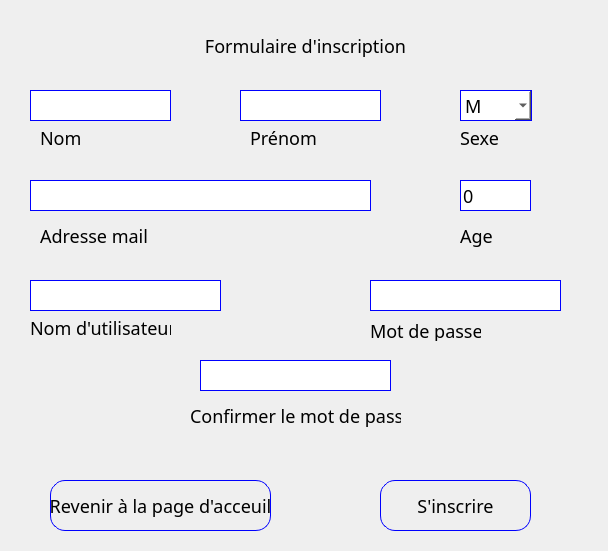
<?xml version="1.0" encoding="UTF-8"?>
<ui version="4.0">
 <class>Inscription</class>
 <widget class="QDialog" name="Inscription">
  <property name="geometry">
   <rect>
    <x>0</x>
    <y>0</y>
    <width>608</width>
    <height>551</height>
   </rect>
  </property>
  <property name="minimumSize">
   <size>
    <width>608</width>
    <height>551</height>
   </size>
  </property>
  <property name="maximumSize">
   <size>
    <width>608</width>
    <height>551</height>
   </size>
  </property>
  <property name="windowTitle">
   <string>Inscription - MyChat</string>
  </property>
  <property name="styleSheet">
   <string notr="true">*
{
	font-family : century-gothic;
	font-size : 18px;
}

QDialog
{
	background : url(:/Images/background.png);
}

QFrame
{
	background : transparent;
	border: none;
}

QToolButton
{
	background : red;
	border-radius: 60px;
}

QLabel
{
	color : black;
	border : none;
}

QPushButton
{
	border : 1px solid blue;
	border-radius : 15px;
	color : black;

}

QPushButton:hover
{
	color : white ;
	background : blue;
}

QLineEdit
{
	color : black;
	background :  white;
	border : 1px solid blue;
}

QSpinBox
{
	border :  1px solid blue;
	background : white;
	color : black;
}

QComboBox
{
	color : black;
	background : white;
	border : 1px solid blue;
}
</string>
  </property>
  <widget class="QFrame" name="frame">
   <property name="geometry">
    <rect>
     <x>10</x>
     <y>20</y>
     <width>591</width>
     <height>511</height>
    </rect>
   </property>
   <property name="font">
    <font>
     <family>century-gothic</family>
     <pointsize>-1</pointsize>
    </font>
   </property>
   <property name="frameShape">
    <enum>QFrame::StyledPanel</enum>
   </property>
   <property name="frameShadow">
    <enum>QFrame::Raised</enum>
   </property>
   <widget class="QLabel" name="label_2">
    <property name="geometry">
     <rect>
      <x>160</x>
      <y>0</y>
      <width>271</width>
      <height>51</height>
     </rect>
    </property>
    <property name="text">
     <string>Formulaire d'inscription</string>
    </property>
    <property name="alignment">
     <set>Qt::AlignCenter</set>
    </property>
   </widget>
   <widget class="QPushButton" name="inscrire">
    <property name="geometry">
     <rect>
      <x>370</x>
      <y>460</y>
      <width>151</width>
      <height>51</height>
     </rect>
    </property>
    <property name="text">
     <string>S'inscrire</string>
    </property>
   </widget>
   <widget class="QLineEdit" name="lineedit_nom">
    <property name="geometry">
     <rect>
      <x>20</x>
      <y>70</y>
      <width>141</width>
      <height>31</height>
     </rect>
    </property>
    <property name="text">
     <string/>
    </property>
    <property name="placeholderText">
     <string/>
    </property>
   </widget>
   <widget class="QLineEdit" name="lineedit_prenom">
    <property name="geometry">
     <rect>
      <x>230</x>
      <y>70</y>
      <width>141</width>
      <height>31</height>
     </rect>
    </property>
    <property name="text">
     <string/>
    </property>
    <property name="placeholderText">
     <string/>
    </property>
   </widget>
   <widget class="QLabel" name="label_6">
    <property name="geometry">
     <rect>
      <x>30</x>
      <y>110</y>
      <width>111</width>
      <height>16</height>
     </rect>
    </property>
    <property name="text">
     <string>Nom</string>
    </property>
   </widget>
   <widget class="QLabel" name="label_7">
    <property name="geometry">
     <rect>
      <x>240</x>
      <y>110</y>
      <width>111</width>
      <height>16</height>
     </rect>
    </property>
    <property name="text">
     <string>Prénom</string>
    </property>
   </widget>
   <widget class="QComboBox" name="combobox_sexe">
    <property name="geometry">
     <rect>
      <x>450</x>
      <y>70</y>
      <width>72</width>
      <height>31</height>
     </rect>
    </property>
    <item>
     <property name="text">
      <string>M</string>
     </property>
    </item>
    <item>
     <property name="text">
      <string>F</string>
     </property>
    </item>
   </widget>
   <widget class="QLabel" name="label_8">
    <property name="geometry">
     <rect>
      <x>450</x>
      <y>110</y>
      <width>51</width>
      <height>16</height>
     </rect>
    </property>
    <property name="text">
     <string>Sexe</string>
    </property>
   </widget>
   <widget class="QSpinBox" name="spinbox_age">
    <property name="geometry">
     <rect>
      <x>450</x>
      <y>160</y>
      <width>71</width>
      <height>31</height>
     </rect>
    </property>
    <property name="buttonSymbols">
     <enum>QAbstractSpinBox::NoButtons</enum>
    </property>
   </widget>
   <widget class="QLabel" name="label_13">
    <property name="geometry">
     <rect>
      <x>450</x>
      <y>200</y>
      <width>51</width>
      <height>31</height>
     </rect>
    </property>
    <property name="text">
     <string>Age</string>
    </property>
   </widget>
   <widget class="QLineEdit" name="lineedit_mail">
    <property name="geometry">
     <rect>
      <x>20</x>
      <y>160</y>
      <width>341</width>
      <height>31</height>
     </rect>
    </property>
    <property name="text">
     <string/>
    </property>
    <property name="placeholderText">
     <string/>
    </property>
   </widget>
   <widget class="QLabel" name="label_14">
    <property name="geometry">
     <rect>
      <x>30</x>
      <y>200</y>
      <width>111</width>
      <height>31</height>
     </rect>
    </property>
    <property name="text">
     <string>Adresse mail</string>
    </property>
   </widget>
   <widget class="QPushButton" name="retour">
    <property name="geometry">
     <rect>
      <x>40</x>
      <y>460</y>
      <width>221</width>
      <height>51</height>
     </rect>
    </property>
    <property name="text">
     <string>Revenir à la page d'acceuil</string>
    </property>
   </widget>
   <widget class="QLineEdit" name="lineEdit_utilisateur">
    <property name="geometry">
     <rect>
      <x>20</x>
      <y>260</y>
      <width>191</width>
      <height>31</height>
     </rect>
    </property>
    <property name="text">
     <string/>
    </property>
    <property name="placeholderText">
     <string/>
    </property>
   </widget>
   <widget class="QLabel" name="label_9">
    <property name="geometry">
     <rect>
      <x>20</x>
      <y>300</y>
      <width>141</width>
      <height>16</height>
     </rect>
    </property>
    <property name="text">
     <string>Nom d'utilisateur</string>
    </property>
   </widget>
   <widget class="QLabel" name="label_10">
    <property name="geometry">
     <rect>
      <x>360</x>
      <y>300</y>
      <width>111</width>
      <height>21</height>
     </rect>
    </property>
    <property name="text">
     <string>Mot de passe</string>
    </property>
   </widget>
   <widget class="QLineEdit" name="lineEdit_password">
    <property name="geometry">
     <rect>
      <x>360</x>
      <y>260</y>
      <width>191</width>
      <height>31</height>
     </rect>
    </property>
    <property name="text">
     <string/>
    </property>
    <property name="echoMode">
     <enum>QLineEdit::Password</enum>
    </property>
    <property name="placeholderText">
     <string/>
    </property>
   </widget>
   <widget class="QLabel" name="label_15">
    <property name="geometry">
     <rect>
      <x>180</x>
      <y>380</y>
      <width>211</width>
      <height>31</height>
     </rect>
    </property>
    <property name="text">
     <string>Confirmer le mot de passe</string>
    </property>
   </widget>
   <widget class="QLineEdit" name="lineEdit_password2">
    <property name="geometry">
     <rect>
      <x>190</x>
      <y>340</y>
      <width>191</width>
      <height>31</height>
     </rect>
    </property>
    <property name="text">
     <string/>
    </property>
    <property name="echoMode">
     <enum>QLineEdit::Password</enum>
    </property>
    <property name="placeholderText">
     <string/>
    </property>
   </widget>
  </widget>
 </widget>
 <resources/>
 <connections/>
</ui>
